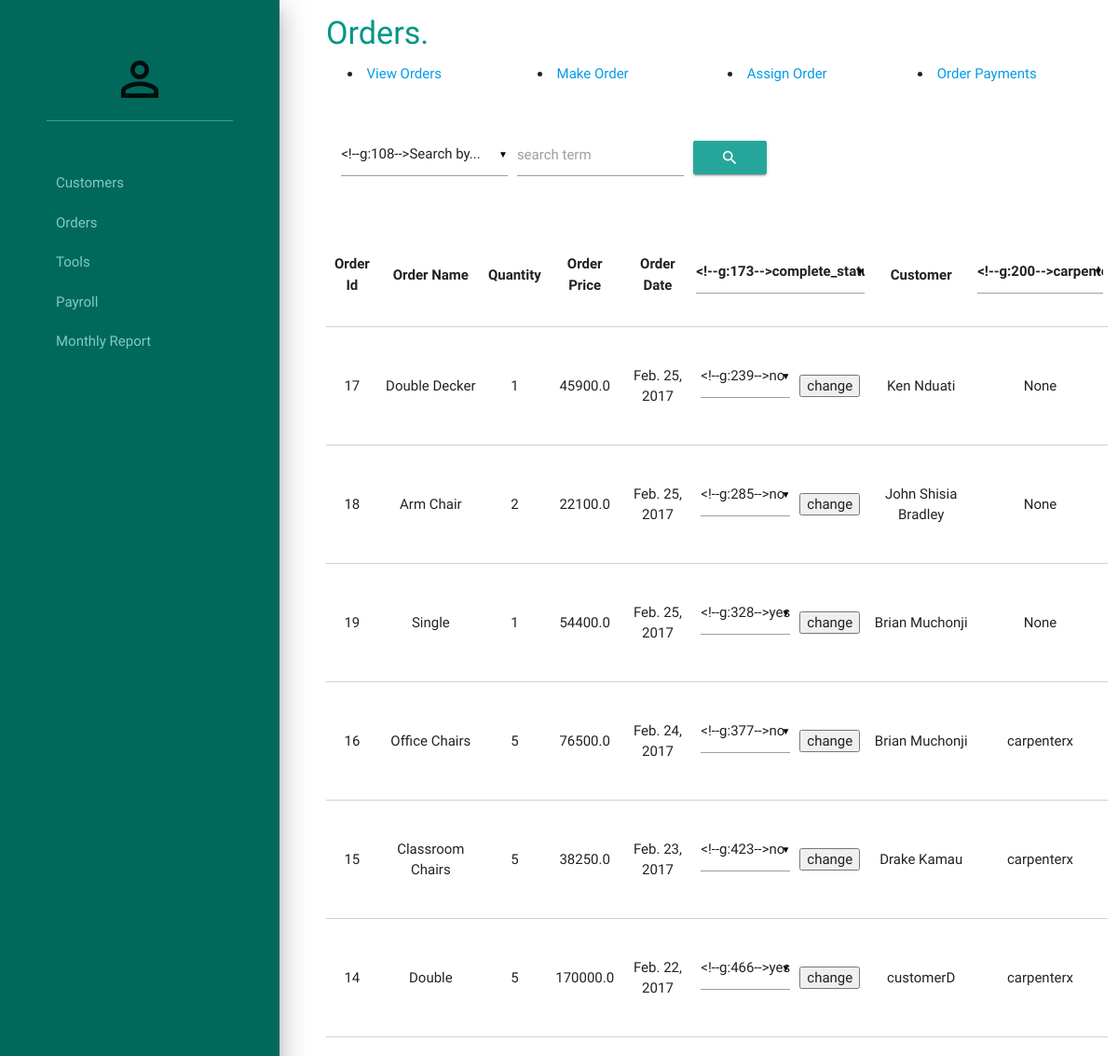
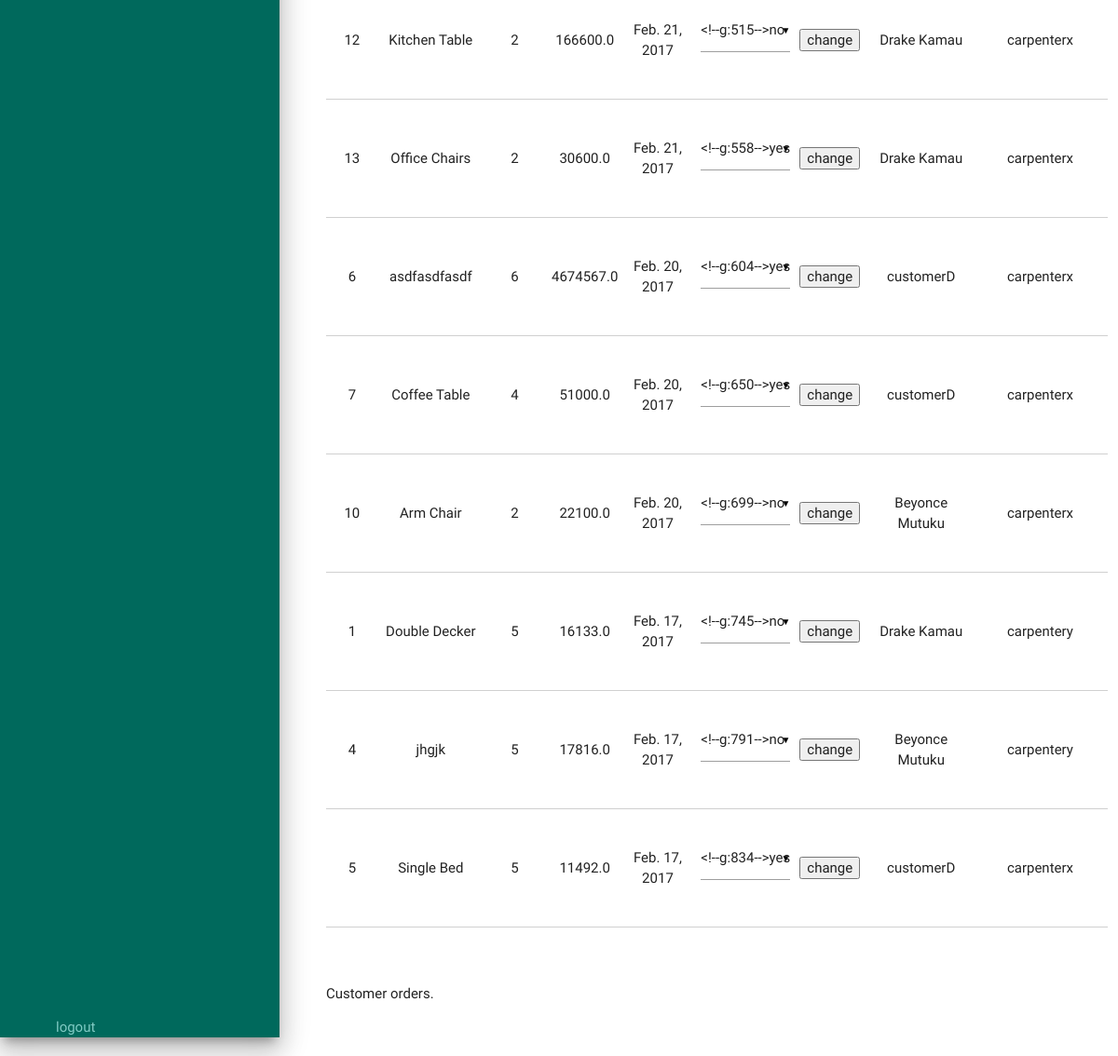
/furniture_palace/all_orders/, run on the app's committed database (2 pictures, top to bottom).
### order/models.py (models this page shows, shortened)
class Order(models.Model):
    order_name = models.CharField(max_length=100)
    quantity = models.IntegerField()
    complete_status = models.BooleanField(default=False)
    order_date = models.DateField(auto_now_add=True)
    order_price = models.FloatField(null=True)
    order_completion_date = models.DateField(null=True)
    customer = models.ForeignKey('accounts.Customer', null=False, unique=False)
    carpenter = models.ForeignKey(User, null=True, unique=False)
    temp_carpenter = models.ForeignKey('accounts.TempCarpenter', null=True, unique=False)

### accounts/models.py (models this page shows)
class Customer(models.Model):
    customer_name = models.CharField(max_length=100)
    customer_email = models.EmailField(max_length=254, unique=True)
    customer_tel_no = models.CharField(max_length=100)
    customer_address = models.CharField(max_length=255)
    customer_physical_address = models.TextField()
    gold, silver = 'Gold', 'Silver'
    customer_type_choices = (
        (gold, 'GOLD'),
        (silver, 'SILVER'),
    )
    customer_class = models.CharField(
        max_length=15,
        choices=customer_type_choices,
        default=silver,
    )
    def __str__(self):
        return self.customer_name

### order/views.py (the view)
def view_all_orders(request):
    orders = get_all_orders()
    customers = Customer.objects.all()
    carpenters = User.objects.all().exclude(username="wolf")
    return render(request, 'order/order_view.html', locals())

### accounts/context_processors.py (called while the page is built)
def username_processor(request):
    username = request.user.username
    return {'username': username}

def furniture_processor(request):
    furniture = Furniture.objects.all()
    return {'furniture': furniture}

### order/order.py (called while the page is built)
def get_all_orders():
    orders = Order.objects.all().order_by('-order_date')
    return orders

### order/templates/order/order_view.html (shortened to what this page needs)
{% extends "./base.html" %}
{% block heading %}
<div class="heading">
    <h4>Orders.</h4>
</div>
{% endblock %}
{% block content %}
<br>
<form action="{% url 'orders:search_order' %}" method="post">
    <div class="col l7 m7 s12">
    <table>
        <tr>
            <td>
                <div class="input-field">
                </div>
            </td>
            <td>
                <div class="input-field">
                    <label for="search_query">search term</label>
                    <input id="search_query" type="text" name="query" required/>
                </div>
            </td>
            <td>
                <button class="btn waves-effect waves-light" type="submit" name="action">
                    <i class="material-icons center">search</i>
                </button>
            </td>
        </tr>
    </table>
    </div>
</form>
<br>
    <div class="col l12 m12 s12"><p style="color: green">{{ msg }}</p></div>
    <table class="bordered responsive-table highlight centered">
        <thead>
          <tr>
              <th>Order Id</th>
              <th>Order Name</th>
              <th>Quantity</th>
              <th>Order Price</th>
              <th>Order Date</th>
              <th>
                 <div class="input-field">
                     <form action="{% url 'orders:order_status' %}" id="order_status_form" method="post">
                     </form>
                 </div>
              </th>
              <th>Customer</th>
              <th>
                  <div class="input-field">
                     <form action="{% url 'orders:carpenter_orders' %}" id="carpenter_form" method="post">
                     </form>
                 </div>
              </th>
          </tr>
        </thead>
        <tbody id="orders">
            {% for order in orders %}
              <tr>
                  <td>{{ order.id }}</td>
                  <td>{{ order.order_name }}</td>
                  <td>{{ order.quantity }}</td>
                  <td>{{ order.order_price }}</td>
                  <td>{{ order.order_date }}</td>
                  <td>
                         <form action="{% url 'orders:change_complete_status' %}" id="complete_status_form" method="post">
                             <table>
                                 <tr>
                                     <td>
                                     </td>
                                     <td>
                                         <input type="submit" value="change" />
                                     </td>
                                 </tr>
                             </table>
                     </form>
                   </td>
                  <td>{{ order.customer }}</td>
                  <td>{{ order.carpenter }}</td>
              </tr>
            {% empty %}
            <tr><p class="card-panel red lighten-2" style="text-align: center">None matches the criteria.</p></tr>
            {% endfor %}
          </tbody>
     </table>
<br><br>
<p>Customer orders.</p>
{% endblock %}

### accounts/static/css/fp.css (style rules this page uses)
body { overflow: hidden; }
.heading>h4 { color: #009688; }

### data on the page
Order: id "17", order_name "Double Decker", quantity "1", order_price "45900.0", order_date "Feb. 25, 2017", customer "Ken Nduati", carpenter "None"
Order: id "18", order_name "Arm Chair", quantity "2", order_price "22100.0", order_date "Feb. 25, 2017", customer "John Shisia Bradley", carpenter "None"
Order: id "19", order_name "Single", quantity "1", order_price "54400.0", order_date "Feb. 25, 2017", customer "Brian Muchonji", carpenter "None"
Order: id "16", order_name "Office Chairs", quantity "5", order_price "76500.0", order_date "Feb. 24, 2017", customer "Brian Muchonji", carpenter "carpenterx"
Order: id "15", order_name "Classroom Chairs", quantity "5", order_price "38250.0", order_date "Feb. 23, 2017", customer "Drake Kamau", carpenter "carpenterx"
Order: id "14", order_name "Double", quantity "5", order_price "170000.0", order_date "Feb. 22, 2017", customer "customerD", carpenter "carpenterx"
Order: id "12", order_name "Kitchen Table", quantity "2", order_price "166600.0", order_date "Feb. 21, 2017", customer "Drake Kamau", carpenter "carpenterx"
Order: id "13", order_name "Office Chairs", quantity "2", order_price "30600.0", order_date "Feb. 21, 2017", customer "Drake Kamau", carpenter "carpenterx"
Order: id "6", order_name "asdfasdfasdf", quantity "6", order_price "4674567.0", order_date "Feb. 20, 2017", customer "customerD", carpenter "carpenterx"
Order: id "7", order_name "Coffee Table", quantity "4", order_price "51000.0", order_date "Feb. 20, 2017", customer "customerD", carpenter "carpenterx"
Order: id "10", order_name "Arm Chair", quantity "2", order_price "22100.0", order_date "Feb. 20, 2017", customer "Beyonce Mutuku", carpenter "carpenterx"
Order: id "1", order_name "Double Decker", quantity "5", order_price "16133.0", order_date "Feb. 17, 2017", customer "Drake Kamau", carpenter "carpentery"
Order: id "4", order_name "jhgjk", quantity "5", order_price "17816.0", order_date "Feb. 17, 2017", customer "Beyonce Mutuku", carpenter "carpentery"
Order: id "5", order_name "Single Bed", quantity "5", order_price "11492.0", order_date "Feb. 17, 2017", customer "customerD", carpenter "carpenterx"
